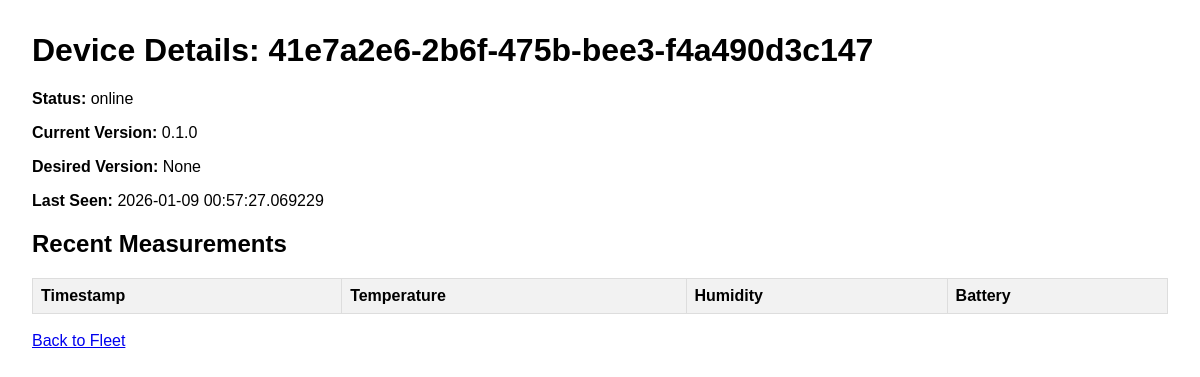
The app's page /devices/41e7a2e6-2b6f-475b-bee3-f4a490d3c147, older data.
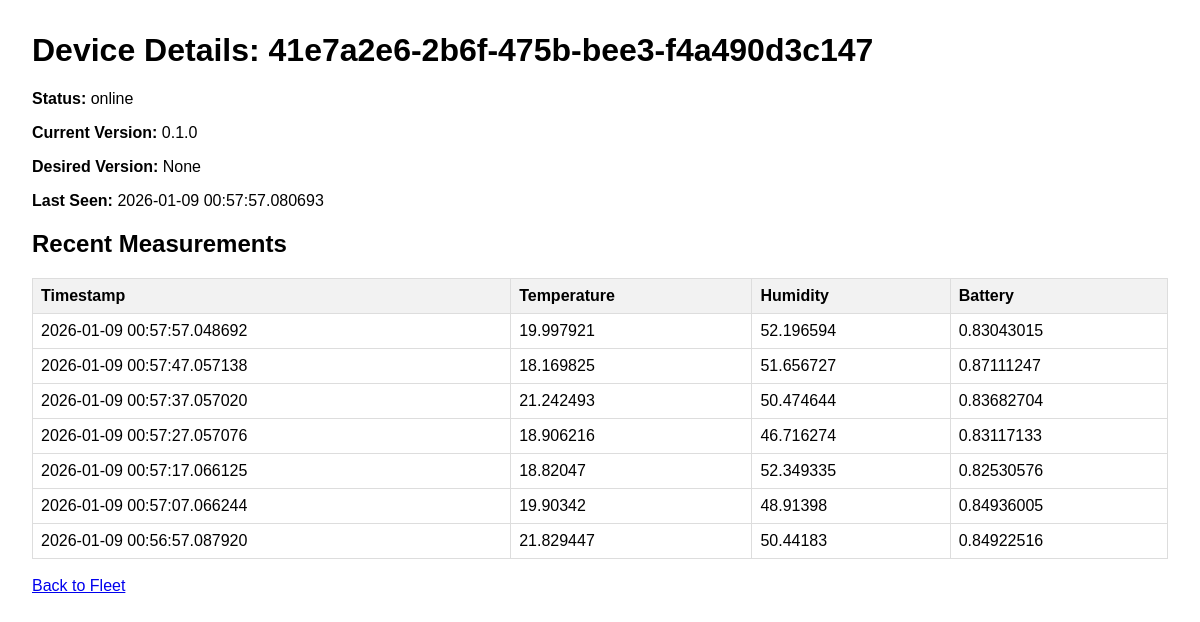
The same page, newer data.
### app/models.py (models this page shows)
class Device(Base):
    __tablename__ = "devices"
    id = Column(String, primary_key=True, index=True)
    current_version = Column(String)
    desired_version = Column(String)
    last_seen = Column(DateTime, default=datetime.datetime.utcnow)
    status = Column(String)
    measurements = relationship("Measurement", back_populates="device")

class Measurement(Base):
    __tablename__ = "measurements"
    id = Column(Integer, primary_key=True, index=True)
    device_id = Column(String, ForeignKey("devices.id"))
    timestamp = Column(DateTime, default=datetime.datetime.utcnow)
    temp = Column(Float)
    humidity = Column(Float)
    battery = Column(Float)
    sequence_number = Column(Integer)
    device = relationship("Device", back_populates="measurements")

### app/ui/views.py (the view)
@router.get("/devices/{device_id}", response_class=HTMLResponse)
async def read_device(request: Request, device_id: str, db: Session = Depends(get_db)):
    device = db.query(models.Device).filter(models.Device.id == device_id).first()
    if device:
        measurements = db.query(models.Measurement).filter(models.Measurement.device_id == device_id).order_by(models.Measurement.timestamp.desc()).limit(20).all()
    else:
        measurements = []
    return templates.TemplateResponse("device_detail.html", {"request": request, "device": device, "measurements": measurements})

### app/ui/templates/device_detail.html (shortened to what this page needs)
<!DOCTYPE html>
<html>
<head>
    <link rel="stylesheet" href="/static/main.css">
</head>
<body>
    {% if device %}
    <h1>Device Details: {{ device.id }}</h1>
    <p><strong>Status:</strong> {{ device.status }}</p>
    <p><strong>Current Version:</strong> {{ device.current_version }}</p>
    <p><strong>Desired Version:</strong> {{ device.desired_version }}</p>
    <p><strong>Last Seen:</strong> {{ device.last_seen }}</p>
    <h2>Recent Measurements</h2>
    <table>
        <thead>
            <tr>
                <th>Timestamp</th>
                <th>Temperature</th>
                <th>Humidity</th>
                <th>Battery</th>
            </tr>
        </thead>
        <tbody>
            {% for m in measurements %}
            <tr>
                <td>{{ m.timestamp }}</td>
                <td>{{ m.temp }}</td>
                <td>{{ m.humidity }}</td>
                <td>{{ m.battery }}</td>
            </tr>
            {% endfor %}
        </tbody>
    </table>
    {% else %}
    <h1>Device not found</h1>
    {% endif %}
    <br>
    <a href="/">Back to Fleet</a>
</body>
</html>

Row changes from the older to the newer data that the page shows:
changed Device "41e7a2e6-2b6f-475b-bee3-f4a490d3c147": last_seen "2026-01-09 00:57:27.069229" → "2026-01-09 00:57:57.080693"
added Measurement: timestamp "2026-01-09 00:57:57.048692", temp "19.997921", humidity "52.196594", battery "0.83043015"
added Measurement: timestamp "2026-01-09 00:57:47.057138", temp "18.169825", humidity "51.656727", battery "0.87111247"
added Measurement: timestamp "2026-01-09 00:57:37.057020", temp "21.242493", humidity "50.474644", battery "0.83682704"
added Measurement: timestamp "2026-01-09 00:57:27.057076", temp "18.906216", humidity "46.716274", battery "0.83117133"
added Measurement: timestamp "2026-01-09 00:57:17.066125", temp "18.82047", humidity "52.349335", battery "0.82530576"
added Measurement: timestamp "2026-01-09 00:57:07.066244", temp "19.90342", humidity "48.91398", battery "0.84936005"
added Measurement: timestamp "2026-01-09 00:56:57.087920", temp "21.829447", humidity "50.44183", battery "0.84922516"
